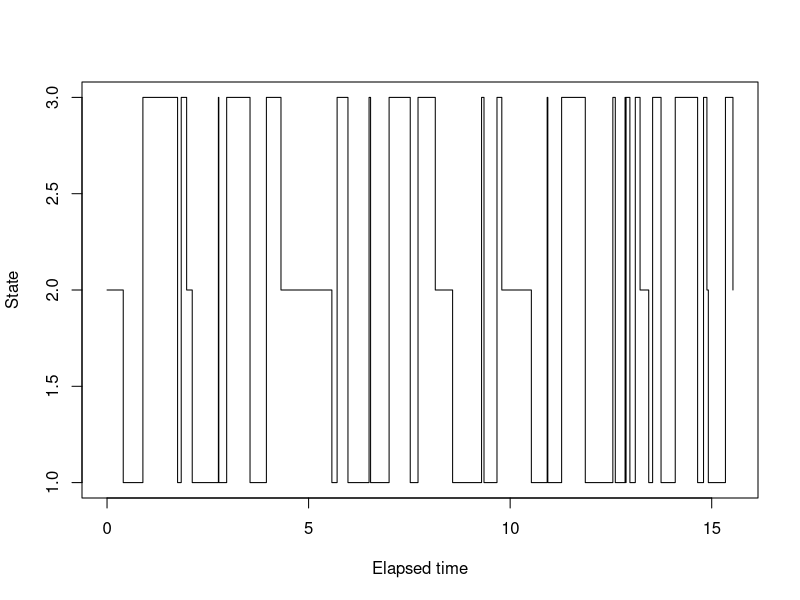

The R script that drew this image:
## ---- chunk 1
#State 1 = poor, 2 = fair, 3 = good
set.seed(1492) 
lam = 3;  mu = 2           # repair and decay rates 
kap = c(lam, mu, 2*mu)     # rates for leaving states 1, 2, and 3
m = 50000;  x = t = numeric(m) 
x[1] = 2                   # start in state 2 
for (i in 2:m) 
{
    t[i-1] = rexp(1, kap[x[i-1]]) 
    if (x[i-1] == 1) x[i] = 3               # moving from 1 to 3 
    if (x[i-1] == 2) x[i] = 1               # moving from 2 to 1 
    if (x[i-1] == 3) x[i] = sample(1:2, 1)  # moving from 3 to 1 or 2, each with
                                            # equal probability (.5)
}
plot(c(0,cumsum(t)[1:50]), c(x[1],x[1:50]), type="S", ylab = "State", xlab="Elapsed time", main="") 
d = 2*(lam + mu);  p = c(2*mu, lam, lam)/d  # exact p 
t.avg = numeric(3)                          # simulated p 
for (j in 1:3) {t.avg[j] = sum(t[x==j])/sum(t)} 
round(cbind(states=1:3, p, t.avg), 3) 

Q = matrix(c(-lam,   0,  lam, 
             mu, -mu,  0, 
             mu,  mu, -2*mu), byrow=T, nrow=3) 
I = diag(3); g = eigen(t(Q+I))$vectors[ ,3] 
p = g/sum(g); p                             # produces the p vector
round(p %*% Q, 5)                           # verification: should produce all 0's
